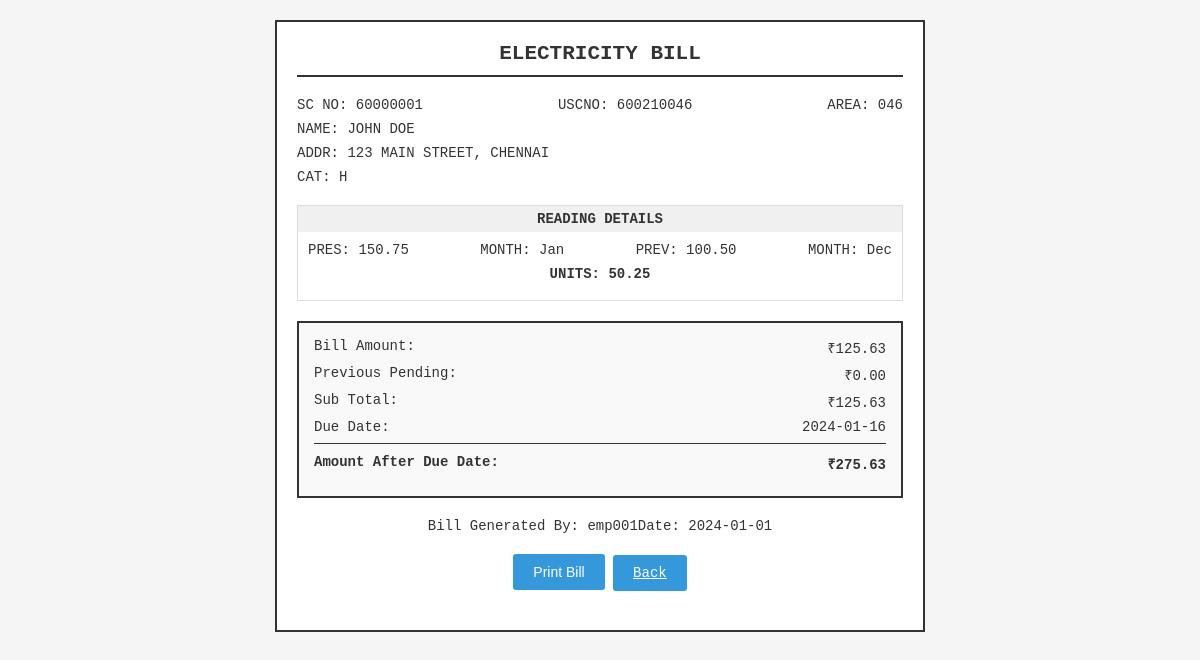
/view_bill.php?id=1 (signed in), run on the app's committed database.
### tables this page shows
CREATE TABLE bills (
    id INT PRIMARY KEY AUTO_INCREMENT,
    consumer_id INT NOT NULL,
    previous_reading DECIMAL(10,2) NOT NULL,
    current_reading DECIMAL(10,2) NOT NULL,
    units DECIMAL(10,2) NOT NULL,
    amount DECIMAL(10,2) NOT NULL,
    previous_pending DECIMAL(10,2) DEFAULT 0,
    fine DECIMAL(10,2) DEFAULT 0,
    total_amount DECIMAL(10,2) NOT NULL,
    bill_date DATE NOT NULL,
    due_date DATE NOT NULL,
    status ENUM('paid', 'unpaid') DEFAULT 'unpaid',
    generated_by INT,
    created_at TIMESTAMP DEFAULT CURRENT_TIMESTAMP,
    FOREIGN KEY (consumer_id) REFERENCES consumers(id) ON DELETE CASCADE,
    FOREIGN KEY (generated_by) REFERENCES users(id) ON DELETE SET NULL
);

CREATE TABLE consumers (
    id INT PRIMARY KEY AUTO_INCREMENT,
    service_number VARCHAR(20) UNIQUE NOT NULL,
    name VARCHAR(100) NOT NULL,
    address TEXT NOT NULL,
    phone VARCHAR(10) NOT NULL,
    service_type ENUM('Household', 'Commercial', 'Industrial') NOT NULL,
    area_code VARCHAR(10),
    status ENUM('pending', 'approved', 'rejected') DEFAULT 'pending',
    is_active BOOLEAN DEFAULT TRUE,
    user_id INT UNIQUE,
    created_by INT,
    created_at TIMESTAMP DEFAULT CURRENT_TIMESTAMP,
    FOREIGN KEY (user_id) REFERENCES users(id) ON DELETE CASCADE,
    FOREIGN KEY (created_by) REFERENCES users(id) ON DELETE SET NULL
);

CREATE TABLE users (
    id INT PRIMARY KEY AUTO_INCREMENT,
    username VARCHAR(50) UNIQUE NOT NULL,
    password VARCHAR(255) NOT NULL,
    role ENUM('admin', 'employee', 'consumer') NOT NULL,
    first_login BOOLEAN DEFAULT TRUE,
    created_at TIMESTAMP DEFAULT CURRENT_TIMESTAMP
);

### view_bill.php (the view, shortened to what this page needs)
<?php
require_once 'db.php';
$bill_id = $_GET['id'];
$sql = "SELECT b.*, c.*, u.username as generated_by_name
        FROM bills b
        JOIN consumers c ON b.consumer_id = c.id
        JOIN users u ON b.generated_by = u.id
        WHERE b.id = $bill_id";
$result = mysqli_query($conn, $sql);
$bill = mysqli_fetch_assoc($result);
$prev_month = date('M', strtotime('-1 month'));
$curr_month = date('M');
$service_number = $bill['service_number'];
$uscno = substr($service_number, 0, 3) . substr($bill['phone'], -3) . '046';
$area_code = '046';
$sub_total = $bill['total_amount'];
$amount_after_due = $sub_total + 150;
?>
<!DOCTYPE html>
<html>
<head>
    <link rel="stylesheet" type="text/css" href="style.css">
</head>
<body>
    <div class="bill-container">
        <div class="bill-header">
            <h2>ELECTRICITY BILL</h2>
        </div>
        <div class="bill-row">
            <div>SC NO: <?php echo $service_number; ?></div>
            <div>USCNO: <?php echo $uscno; ?></div>
            <div>AREA: <?php echo $area_code; ?></div>
        </div>
        <div class="bill-row">
            <div>NAME: <?php echo strtoupper($bill['name']); ?></div>
        </div>
        <div class="bill-row">
            <div>ADDR: <?php echo strtoupper(substr($bill['address'], 0, 50)); ?></div>
        </div>
        <div class="bill-row">
            <div>CAT: <?php echo substr($bill['service_type'], 0, 1); ?></div>
        </div>
        <div class="bill-section">
            <div class="bill-title">READING DETAILS</div>
            <div class="bill-row">
                <div>PRES: <?php echo $bill['current_reading']; ?></div>
                <div>MONTH: <?php echo $curr_month; ?></div>
                <div>PREV: <?php echo $bill['previous_reading']; ?></div>
                <div>MONTH: <?php echo $prev_month; ?></div>
            </div>
            <div class="bill-row" style="justify-content: center; font-weight: bold;">
                UNITS: <?php echo $bill['units']; ?>
            </div>
        </div>
        <div class="amount-box">
            <div class="bill-row">
                <div>Bill Amount:</div>
                <div>₹<?php echo $bill['amount']; ?></div>
            </div>
            <div class="bill-row">
                <div>Previous Pending:</div>
                <div>₹<?php echo $bill['previous_pending']; ?></div>
            </div>
            <div class="bill-row">
                <div>Sub Total:</div>
                <div>₹<?php echo $sub_total; ?></div>
            </div>
            <div class="bill-row">
                <div>Due Date:</div>
                <div><?php echo $bill['due_date']; ?></div>
            </div>
            <div class="bill-row" style="font-weight: bold; border-top: 1px solid #333; padding-top: 10px;">
                <div>Amount After Due Date:</div>
                <div>₹<?php echo $amount_after_due; ?></div>
            </div>
        </div>
        <div class="bill-row" style="justify-content: center; margin-top: 20px;">
            <div>Bill Generated By: <?php echo $bill['generated_by_name']; ?></div>
            <div>Date: <?php echo $bill['bill_date']; ?></div>
        </div>
        <div class="print-btn">
            <button onclick="window.print()" class="btn">Print Bill</button>
            <a href="<?php echo ($_SESSION['role'] == 'consumer') ? 'consumer/dashboard.php' : 'index.php'; ?>" class="btn">Back</a>
        </div>
    </div>
</body>
</html>

### style.css (style rules this page uses)
* { margin: 0; padding: 0; box-sizing: border-box; }
body { font-family: Arial, sans-serif; background-color: #f5f5f5; color: #333; }
.btn { background: #3498db; color: white; padding: 10px 20px; border: none; border-radius: 3px; cursor: pointer; font-size: 14px; }

### view_bill.php (style rules this page uses)
.bill-container { width: 650px; margin: 20px auto; padding: 20px; border: 2px solid #333; font-family: 'Courier New', monospace; background: white; font-size: 14px; }
.bill-header { text-align: center; margin-bottom: 20px; border-bottom: 2px solid #333; padding-bottom: 10px; }
.bill-row { display: flex; justify-content: space-between; margin-bottom: 8px; }
.bill-section { margin: 20px 0; padding: 10px; border: 1px solid #ddd; }
.bill-title { font-weight: bold; text-align: center; background: #f0f0f0; padding: 5px; margin: -10px -10px 10px -10px; }
.amount-box { border: 2px solid #333; padding: 15px; margin: 20px 0; background: #f9f9f9; }
.print-btn { text-align: center; margin: 20px; }

### data on the page
bills: consumer.service_number "60000001", consumer.phone "600210046", consumer.name "JOHN DOE", consumer.address "123 MAIN STREET, CHENNAI", consumer.service_type "H", current_reading "150.75", previous_reading "100.50", units "50.25", amount "125.63", previous_pending "0.00", total_amount "125.63", due_date "2024-01-16", total_amount "275.63", generated_by.username "emp001", bill_date "2024-01-01"

### other printed values
$area_code "046"
